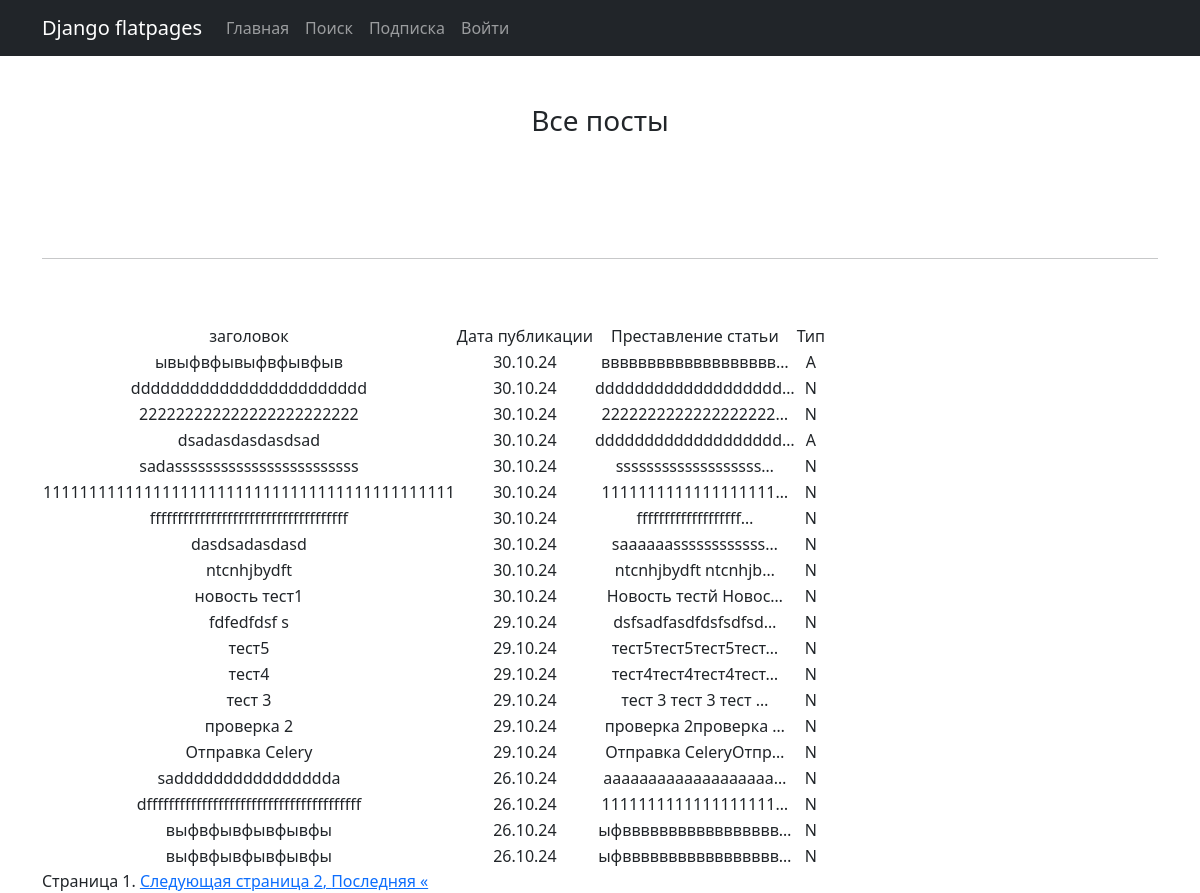
/posts/, run on the app's committed database.
### news/models.py (models this page shows, shortened)
class Post(models.Model):
    author = models.ForeignKey(Author, on_delete=models.DO_NOTHING)
    type = models.CharField(max_length=10, choices=TYPE_POST)
    date = models.DateTimeField(auto_now_add=True)
    category = models.ManyToManyField(Category, through='PostCategory')
    title = models.CharField(max_length=255)
    text = models.TextField()
    rating = models.IntegerField(default=0)

### news/views.py (the view)
# urls.py: path('', cache_page(60*1)(NewsList.as_view()), name='news_list'),
class NewsList(ListView):
    model = Post
    ordering = '-date'
    template_name = 'news.html'
    context_object_name = 'news'
    paginate_by = 20

### news/templatetags/custom_filters.py (called while the page is built)
@register.filter()
def censor(value):
    for bad_words, norm_words in DIC_BAD_WORDS.items():
        value = value.replace(bad_words, norm_words)
        print
    return value

### templates/news.html (shortened to what this page needs)
{% extends 'flatpages/default.html' %}
{% block content %}
{% load custom_filters %}
<br> </br>
<h3> Все посты  </h3>
    <br> </br>
<br> </br>
<hr>
<br> </br>
 {% if news %}
    <table>
        <tr>
            <td>заголовок</td>
            <td>Дата публикации</td>
            <td>Преставление статьи</td>
            <td>Тип</td>
            <td>
            </td>
        </tr>
        {% for new in news %}
        <tr class="{% cycle '--bs-blue' '--bs-white' %}">
            <td>{{ new.title|censor }}</td>
            <td>{{ new.date|date:'d.m.y' }}</td>
            <td>{{ new.text|censor|truncatechars:20 }}</td>
            <td>{{ new.type }}</td>
            <td>
            </td>
        </tr>
        {% endfor %}
    </table>
 {% else %}
       <h2>Товаров нет!</h2>
 {% endif %}
<div class="pagination">
    <span class="step-links">
        <span class="current">
            Страница {{ page_obj.number }}.
        </span>
        {% if page_obj.has_next %}
            <a href="?page={{ page_obj.next_page_number }}"> Следующая страница {{ page_obj.next_page_number }}, </a>
            <a href="?page={{ page_obj.paginator.num_pages }}">  Последняя &laquo; </a>
        {% endif %}
    </span>
</div>
{% endblock content %}

### data on the page
Post: title|censor "ывыфвфывыфвфывфыв", date "30.10.24", text|censor "ввввввввввввввввввв…", type "A"
Post: title|censor "dddddddddddddddddddddddd", date "30.10.24", text|censor "ddddddddddddddddddd…", type "N"
Post: title|censor "222222222222222222222222", date "30.10.24", text|censor "2222222222222222222…", type "N"
Post: title|censor "dsadasdasdasdsad", date "30.10.24", text|censor "ddddddddddddddddddd…", type "A"
Post: title|censor "sadassssssssssssssssssssssss", date "30.10.24", text|censor "sssssssssssssssssss…", type "N"
Post: title|censor "111111111111111111111111111111111111111111111", date "30.10.24", text|censor "1111111111111111111…", type "N"
Post: title|censor "ffffffffffffffffffffffffffffffffffff", date "30.10.24", text|censor "fffffffffffffffffff…", type "N"
Post: title|censor "dasdsadasdasd", date "30.10.24", text|censor "saaaaaassssssssssss…", type "N"
Post: title|censor "ntcnhjbydft", date "30.10.24", text|censor "ntcnhjbydft ntcnhjb…", type "N"
Post: title|censor "новость тест1", date "30.10.24", text|censor "Новость тестй Новос…", type "N"
Post: title|censor "fdfedfdsf s", date "29.10.24", text|censor "dsfsadfasdfdsfsdfsd…", type "N"
Post: title|censor "тест5", date "29.10.24", text|censor "тест5тест5тест5тест…", type "N"
Post: title|censor "тест4", date "29.10.24", text|censor "тест4тест4тест4тест…", type "N"
Post: title|censor "тест 3", date "29.10.24", text|censor "тест 3 тест 3 тест …", type "N"
Post: title|censor "проверка 2", date "29.10.24", text|censor "проверка 2проверка …", type "N"
Post: title|censor "Отправка Celery", date "29.10.24", text|censor "Отправка CeleryОтпр…", type "N"
Post: title|censor "sadddddddddddddddda", date "26.10.24", text|censor "aaaaaaaaaaaaaaaaaaa…", type "N"
Post: title|censor "dfffffffffffffffffffffffffffffffffffffff", date "26.10.24", text|censor "1111111111111111111…", type "N"
Post: title|censor "выфвфывфывфывфы", date "26.10.24", text|censor "ыфввввввввввввввввв…", type "N"
Post: title|censor "выфвфывфывфывфы", date "26.10.24", text|censor "ыфввввввввввввввввв…", type "N"

### other printed values
{{ page_obj.number }} "1"
{{ page_obj.next_page_number }} "2"
